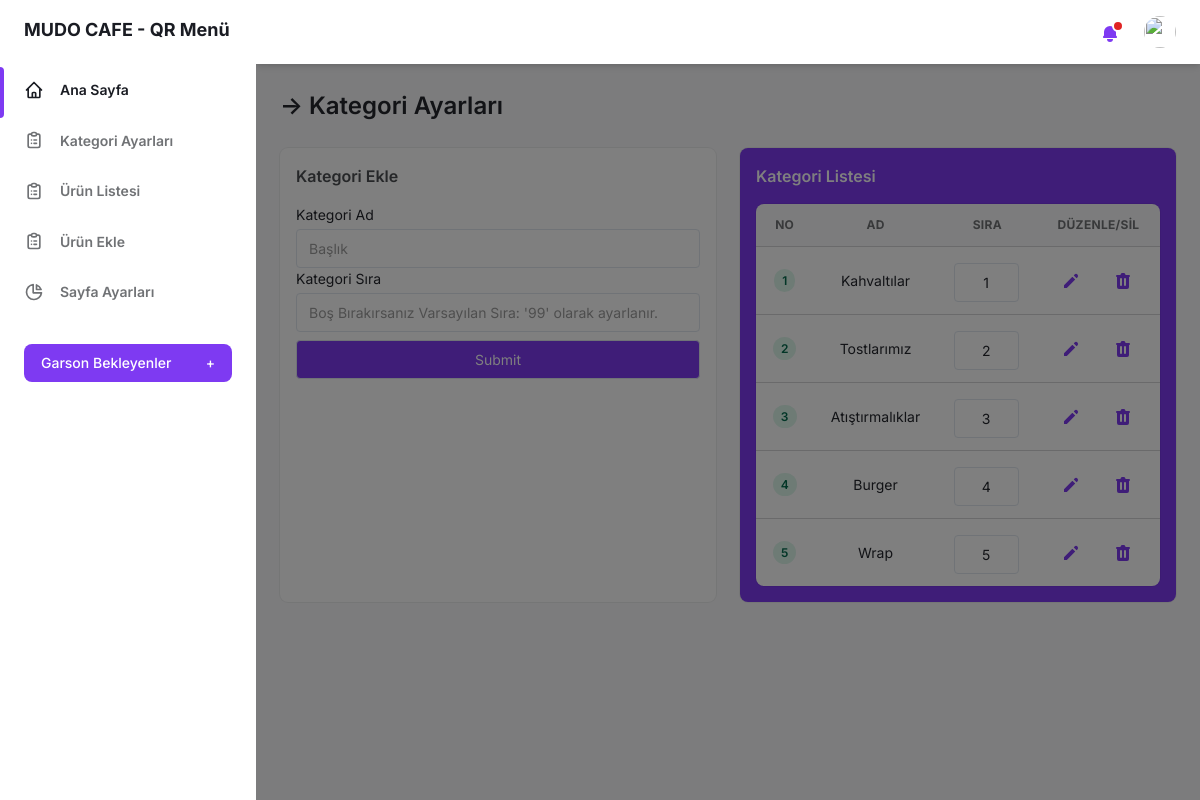
Page /admin-panel/kategori-ayarlari.php (signed in) on the committed database.
### tables this page shows
CREATE TABLE IF NOT EXISTS `kategori_tablosu` (
  `kategori_id` int(11) NOT NULL AUTO_INCREMENT,
  `kategori_ad` varchar(50) NOT NULL,
  `kategori_sira` int(3) NOT NULL,
  PRIMARY KEY (`kategori_id`)
);

### admin-panel/kategori-ayarlari.php (the view, shortened to what this page needs)
<?php
include("login-kontrol.php");
?>
<!DOCTYPE html>
<html :class="{ 'theme-dark': dark }" x-data="data()" lang="tr">
<head>
    <link rel="stylesheet" href="./assets/css/tailwind.output.css" />
    <link href="https://cdnjs.cloudflare.com/ajax/libs/font-awesome/5.10.0/css/all.min.css" rel="stylesheet">
    <link href="https://cdn.jsdelivr.net/npm/bootstrap-icons@1.4.1/font/bootstrap-icons.css" rel="stylesheet">
</head>
<body>
    <div class="flex h-screen bg-gray-50 dark:bg-gray-900" :class="{ 'overflow-hidden': isSideMenuOpen}">
        <?php include("sidebar.php"); ?>
        <div class="flex flex-col flex-1">
            <?php include("header.php"); ?>
            <main class="h-full pb-16 overflow-y-auto">
                <div class="container px-6 mx-auto grid ">
                    <h2 class="my-6 text-2xl font-semibold  text-gray-700 dark:text-gray-200">
                        &RightArrow; Kategori Ayarları
                    </h2>
                    <div class="grid gap-6 mb-8 md:grid-cols-2">
                        <div class="min-w-0 p-4 bg-white rounded-lg shadow-xs dark:bg-gray-800">
                            <h4 class="mb-4 font-semibold text-gray-600 dark:text-gray-300">
                                Kategori Ekle
                            </h4>
                            <form enctype="multipart/form-data" method="POST">
                                <label class="block text-sm">
                                    <span class="text-gray-700 dark:text-gray-400">Kategori Ad </span>
                                    <input type="text" name="kategori-ad" class="block w-full mt-1 text-sm dark:border-gray-600 dark:bg-gray-700 focus:border-purple-400 focus:outline-none focus:shadow-outline-purple dark:text-gray-300 dark:focus:shadow-outline-gray form-input" placeholder="Başlık" required />
                                </label>
                                <label class="block text-sm">
                                    <span class="text-gray-700 dark:text-gray-400">Kategori Sıra </span>
                                    <input type="text" name="k-sira" placeholder="Boş Bırakırsanız Varsayılan Sıra: '99' olarak ayarlanır." class="block w-full mt-1 text-sm dark:border-gray-600 dark:bg-gray-700 focus:border-purple-400 focus:outline-none focus:shadow-outline-purple dark:text-gray-300 dark:focus:shadow-outline-gray form-input" />
                                </label>
                                <label class="block text-sm mt-2">
                                    <input type="submit" class="block w-full mt-1 bg-purple-600 text-sm text-white dark:border-gray-600 dark:bg-gray-700 focus:border-purple-400 focus:outline-none focus:shadow-outline-purple dark:text-gray-300 dark:focus:shadow-outline-gray form-input" />
                                </label>
                            </form>
                        </div>
                        <div class="min-w-0 p-4 text-white bg-purple-600 rounded-lg shadow-xs">
                            <h4 class="mb-4 font-semibold">
                                Kategori Listesi
                            </h4>
                            <div class="w-full overflow-hidden rounded-lg shadow-xs">
                                <div class="w-full overflow-x-auto">
                                    <table class="w-full whitespace-no-wrap text-center">
                                        <thead>
                                            <tr class="text-xs font-semibold text-center tracking-wide text-left text-gray-500 uppercase border-b dark:border-gray-700 bg-gray-50 dark:text-gray-400 dark:bg-gray-800">
                                                <th class="px-4 py-3">No</th>
                                                <th class="px-4 py-3">Ad</th>
                                                <th class="px-4 py-3">Sıra</th>
                                                <th class="px-4 py-3">Düzenle/Sil</th>
                                            </tr>
                                        </thead>
                                        <tbody class="bg-white divide-y dark:divide-gray-700 dark:bg-gray-800">
                                            <?php
                                            $sorgu = "SELECT * FROM kategori_tablosu ORDER BY kategori_sira ASC";
                                            $sonuc = $db->query($sorgu, PDO::FETCH_ASSOC);
                                            $ksira = 0;
                                            foreach ($sonuc as $satir) {
                                                $kid = $satir["kategori_id"];
                                                $ksira += 1;
                                                $kaad = $satir["kategori_ad"];
                                                $kategorisira = $satir["kategori_sira"];
                                                echo "
                                                <tr class='text-gray-700 dark:text-gray-4'>
                                                <td class='px-4 py-3 text-xs'>
                                                  <span class='px-2 py-1 font-semibold leading-tight text-green-700 bg-green-100 rounded-full dark:bg-green-700 dark:text-green-100'>
                                                    $ksira
                                                  </span>
                                                </td>
                                                <td class='px-4 py-3 text-sm dark:text-white'>
                                                 $kaad
                                                </td>
                                                <td class='px-4 py-3 text-sm dark:text-white'>
                                                <form method='POST'>
                                                <input type='hidden' value='$kid' name='kategori-id'>
                                                <input type='text' name='kategori-sira' value='$kategorisira' size='1' maxlength='3' class='block  mt-1 text-center text-sm dark:border-gray-600 dark:bg-gray-700 focus:border-purple-400 focus:outline-none focus:shadow-outline-purple dark:text-gray-300 dark:focus:shadow-outline-gray form-input'/>
                                                </form>
                                                </td>
                                                <td class='px-4 py-3'>
                                                  <div class='flex items-center space-x-4 text-sm'>
                                                  <a href='kategori-duzenle.php?id=$kid''>
                                                    <button class='flex items-center justify-between px-2 py-2 text-sm font-medium leading-5 text-purple-600 rounded-lg dark:text-gray-400 focus:outline-none focus:shadow-outline-gray' aria-label='Edit'>
                                                      <svg class='w-5 h-5' aria-hidden='true' fill='currentColor' viewBox='0 0 20 20'>
                                                        <path d='M13.586 3.586a2 2 0 112.828 2.828l-.793.793-2.828-2.828.793-.793zM11.379 5.793L3 14.172V17h2.828l8.38-8.379-2.83-2.828z'>
                                                        </path>
                                                      </svg>
                                                    </button>
                                                        </a>
                                                    <form method='POST' action='kategori-sil.php'>
                                                    <input type='hidden' value='$kid' name='kategori_id'>
                                                    <button class='flex items-center justify-between px-2 py-2 text-sm font-medium leading-5 text-purple-600 rounded-lg dark:text-gray-400 focus:outline-none focus:shadow-outline-gray' aria-label='Delete'>
                                                    </button>
                                                    </form>
                                                  </div>
                                                </td>
                                              </tr>
                                                ";
                                            }
                                            ?>
                                        </tbody>
                                    </table>
                                </div>
                            </div>
                        </div>
                    </div>
                </div>
            </main>
        </div>
    </div>
</body>
</html>

### admin-panel/sidebar.php (shortened to what this page needs)
<aside class="z-20 hidden w-64 overflow-y-auto bg-white dark:bg-gray-800 md:block flex-shrink-0">
    <div class="py-4 text-gray-500 dark:text-gray-400">
        <a class="ml-6 text-lg font-bold text-gray-800 dark:text-gray-200" href="index.php">
        MUDO CAFE - QR Menü
        </a>
        <ul class="mt-6">
            <li class="relative px-6 py-3">
                <span class="absolute inset-y-0 left-0 w-1 bg-purple-600 rounded-tr-lg rounded-br-lg" aria-hidden="true"></span>
                <a class="inline-flex items-center w-full text-sm font-semibold text-gray-800 transition-colors duration-150 hover:text-gray-800 dark:hover:text-gray-200 dark:text-gray-100" href="index.php">
                    <span class="ml-4">Ana Sayfa</span>
                </a>
            </li>
            <li class="relative px-6 py-3">
                <a class="inline-flex items-center w-full text-sm font-semibold transition-colors duration-150 hover:text-gray-800 dark:hover:text-gray-200" href="kategori-ayarlari.php">
                    <span class="ml-4">Kategori Ayarları</span>
                </a>
            </li>
            <li class="relative px-6 py-3">
                <a class="inline-flex items-center w-full text-sm font-semibold transition-colors duration-150 hover:text-gray-800 dark:hover:text-gray-200" href="urun-listesi.php">
                    <span class="ml-4">Ürün Listesi</span>
                </a>
            </li>
            <li class="relative px-6 py-3">
                <a class="inline-flex items-center w-full text-sm font-semibold transition-colors duration-150 hover:text-gray-800 dark:hover:text-gray-200" href="urun-ekle.php">
                    <span class="ml-4">Ürün Ekle</span>
                </a>
            </li>
            <li class="relative px-6 py-3">
                <a class="inline-flex items-center w-full text-sm font-semibold transition-colors duration-150 hover:text-gray-800 dark:hover:text-gray-200" href="sayfa-ayarlari.php">
                    <svg class="w-5 h-5" aria-hidden="true" fill="none" stroke-linecap="round" stroke-linejoin="round" stroke-width="2" viewBox="0 0 24 24" stroke="currentColor">
                        <path d="M11 3.055A9.001 9.001 0 1020.945 13H11V3.055z"></path>
                        <path d="M20.488 9H15V3.512A9.025 9.025 0 0120.488 9z"></path>
                    </svg>
                    <span class="ml-4">Sayfa Ayarları</span>
                </a>
            </li>
        </ul>
        <div class="px-6 my-6">
            <a href="garson-bekleyen.php">
                <button class="flex items-center justify-between w-full px-4 py-2 text-sm font-medium leading-5 text-white transition-colors duration-150 bg-purple-600 border border-transparent rounded-lg active:bg-purple-600 hover:bg-purple-700 focus:outline-none focus:shadow-outline-purple">
                    Garson Bekleyenler
                    <span class="ml-2" aria-hidden="true">+</span>
                </button></a>
        </div>
    </div>
</aside>
<div x-show="isSideMenuOpen" x-transition:enter="transition ease-in-out duration-150" x-transition:enter-start="opacity-0" x-transition:enter-end="opacity-100" x-transition:leave="transition ease-in-out duration-150" x-transition:leave-start="opacity-100" x-transition:leave-end="opacity-0" class="fixed inset-0 z-10 flex items-end bg-black bg-opacity-50 sm:items-center sm:justify-center"></div>

### admin-panel/header.php (shortened to what this page needs)
<?php
$garsonsorgu = "SELECT * FROM garson_tablosu";
$garsonsonuc = $db->query($garsonsorgu, PDO::FETCH_ASSOC);
$garsonbekleyen = $garsonsonuc->rowCount();
?>
<header class="z-10 py-4 bg-white shadow-md dark:bg-gray-800">
    <div class="container flex items-center justify-between h-full px-6 mx-auto text-purple-600 dark:text-purple-300">
        <ul class="flex items-center flex-shrink-0 space-x-6">
            <li class="relative">
                <button class="relative align-middle rounded-md focus:outline-none focus:shadow-outline-purple" @click="toggleNotificationsMenu" @keydown.escape="closeNotificationsMenu" aria-label="Notifications" aria-haspopup="true">
                    <svg class="w-5 h-5" aria-hidden="true" fill="currentColor" viewBox="0 0 20 20">
                        <path d="M10 2a6 6 0 00-6 6v3.586l-.707.707A1 1 0 004 14h12a1 1 0 00.707-1.707L16 11.586V8a6 6 0 00-6-6zM10 18a3 3 0 01-3-3h6a3 3 0 01-3 3z">
                        </path>
                    </svg>
                    <?php if ($garsonbekleyen >= 1) { ?>
                        <span aria-hidden="true" class="absolute top-0 right-0 inline-block w-3 h-3 transform translate-x-1 -translate-y-1 bg-red-600 border-2 border-white rounded-full dark:border-gray-800"></span>
                    <?php } ?>
                </button>
            </li>
            <li class="relative">
                <button class="align-middle rounded-full focus:shadow-outline-purple focus:outline-none" @click="toggleProfileMenu" @keydown.escape="closeProfileMenu" aria-label="Account" aria-haspopup="true">
                    <img class="object-cover w-8 h-8 rounded-full" src="../images/user-account.png" alt="" aria-hidden="true" />
                </button>
            </li>
        </ul>
    </div>
</header>

### rows in the picture
kategori_tablosu: kategori_ad "Kahvaltılar", kategori-sira "1"
kategori_tablosu: kategori_ad "Tostlarımız", kategori-sira "2"
kategori_tablosu: kategori_ad "Atıştırmalıklar", kategori-sira "3"
kategori_tablosu: kategori_ad "Burger", kategori-sira "4"
kategori_tablosu: kategori_ad "Wrap", kategori-sira "5"
